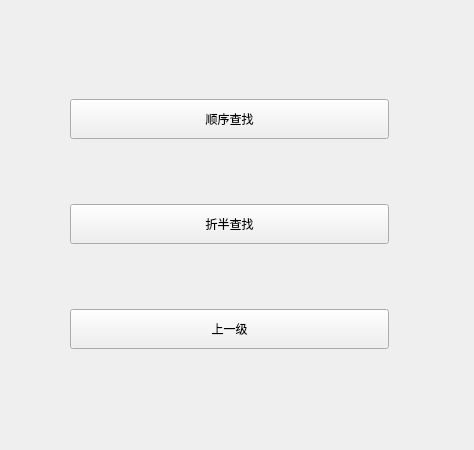
<?xml version="1.0" encoding="UTF-8"?>
<ui version="4.0">
 <class>Menu1</class>
 <widget class="QWidget" name="Menu1">
  <property name="geometry">
   <rect>
    <x>0</x>
    <y>0</y>
    <width>474</width>
    <height>450</height>
   </rect>
  </property>
  <property name="minimumSize">
   <size>
    <width>474</width>
    <height>450</height>
   </size>
  </property>
  <property name="maximumSize">
   <size>
    <width>474</width>
    <height>450</height>
   </size>
  </property>
  <property name="windowTitle">
   <string>Form</string>
  </property>
  <widget class="QWidget" name="layoutWidget">
   <property name="geometry">
    <rect>
     <x>70</x>
     <y>40</y>
     <width>321</width>
     <height>371</height>
    </rect>
   </property>
   <layout class="QVBoxLayout" name="verticalLayout_2">
    <item>
     <widget class="QPushButton" name="SSearchButton">
      <property name="minimumSize">
       <size>
        <width>319</width>
        <height>40</height>
       </size>
      </property>
      <property name="maximumSize">
       <size>
        <width>319</width>
        <height>40</height>
       </size>
      </property>
      <property name="text">
       <string>顺序查找</string>
      </property>
     </widget>
    </item>
    <item>
     <widget class="QPushButton" name="BSearchButton">
      <property name="minimumSize">
       <size>
        <width>319</width>
        <height>40</height>
       </size>
      </property>
      <property name="maximumSize">
       <size>
        <width>319</width>
        <height>40</height>
       </size>
      </property>
      <property name="text">
       <string>折半查找</string>
      </property>
     </widget>
    </item>
    <item>
     <widget class="QPushButton" name="BackButton1">
      <property name="minimumSize">
       <size>
        <width>319</width>
        <height>40</height>
       </size>
      </property>
      <property name="maximumSize">
       <size>
        <width>319</width>
        <height>40</height>
       </size>
      </property>
      <property name="text">
       <string>上一级</string>
      </property>
     </widget>
    </item>
   </layout>
  </widget>
 </widget>
 <resources/>
 <connections/>
</ui>
